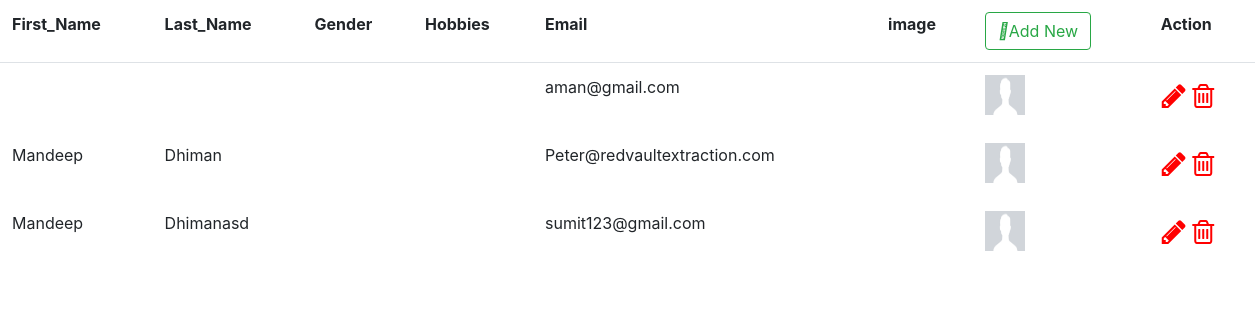
The page /employee/list/ on the database as committed earlier.
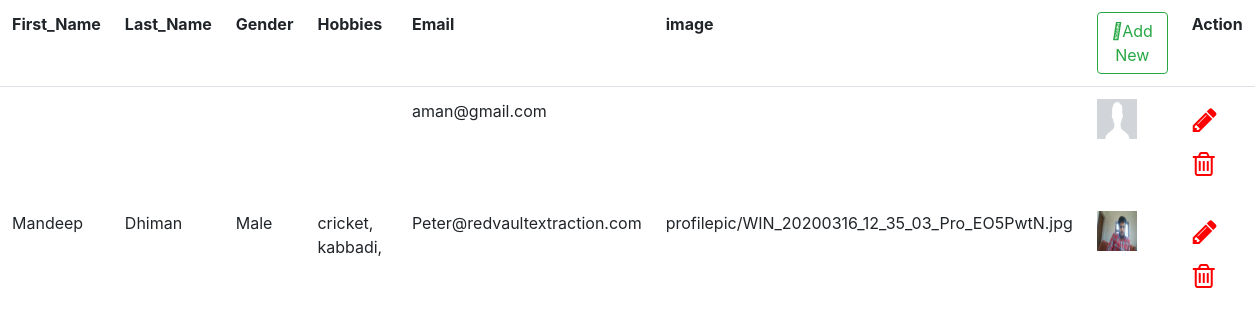
The same page on the database as committed later.
### employee_register/models.py (models this page shows, shortened)
class User(AbstractBaseUser,PermissionsMixin):
    first_name = models.CharField(_('first_name'),max_length=255)
    last_name = models.CharField(_('last_name'),max_length=255)
    email = models.EmailField(_('email'),unique=True)
    gender = models.CharField(max_length=25,default="",blank=True)
    Hobbies = MultiSelectField(max_length=100)
    img = models.ImageField(upload_to='profilepic/', null=True, blank=True)
    country = models.CharField(max_length=255,default="",blank=True)
    is_staff = models.BooleanField(default=False, help_text='Designates whether the user can log into this admin site.')
    is_active = models.BooleanField(default=True,
                                    help_text='Designates whether this user should be treated as active.\
                                                 Unselect this instead of deleting accounts.')
    date_joined = models.DateTimeField(_('date joined'), default=timezone.now)
    USERNAME_FIELD = 'email'
    objects = CustomUserManager()

### employee_register/views.py (the view)
# urls.py: path('list/',employee_list , name='employee_list'),
def employee_list(request):
    context = {'employee_list':User.objects.all()}
    return render(request,"employee_list.html",context)

### employee_register/templates/employee_list.html (shortened to what this page needs)
{% load static %}
<!DOCTYPE html>
<html lang="en">
<head>
    <link rel="stylesheet" href="https://cdn.jsdelivr.net/npm/bootstrap@4.5.3/dist/css/bootstrap.min.css">
    <link rel="stylesheet" href="https://cdnjs.cloudflare.com/ajax/libs/font-awesome/4.7.0/css/font-awesome.min.css">
</head>
<body>
<table class="table table-borderless">
    <thead class="border-bottom font-weight-bold">
        <tr>
            <td>First_Name</td>
            <td>Last_Name</td>
            <td>Gender</td>
            <td>Hobbies</td>
            <td>Email</td>
            <td>image</td>
            <td>
                <a href="{% url 'employee_insert' %}" class="btn btn-outline-success">
                    <i class="fas fa-plus"></i>Add New
                </a>
            </td>
            <td>Action</td>
        </tr>
    </thead>
    <tbody>
        {% for employee in employee_list %}
            <tr>
                <td>{{employee.first_name}}</td>
                <td>{{employee.last_name}}</td>
                <td>{% if employee.gender == '1' %} Male {% elif employee.gender == '0' %} Female {% endif %}  </td>
                <td>{% for hobby in employee.Hobbies%}{% if hobby == '1'%} cricket,{% elif hobby == '2'%} kabbadi,{% elif hobby == '3'%} Football, {% elif hobby == '4'%} Hockey {% endif %}  {% endfor %}</td>
                <td>{{employee.email}}</td>
                <td>{{employee.img}}</td>
                <td><img  {% if employee.img != '' %} src ="{{ employee.img.url}}"  {% else %} src = "{% static 'img/download.png' %}" {% endif %} width = "40px" height="40px">
                <td>
                    <a href="{% url 'employee_update' employee.id %}" class="btn text-secondary px-0">
                        <i class="fa fa-pencil" style="font-size:28px;color:red"></i>
                    </a>
                   <a href="{% url 'employee_delete' employee.id %}" class="btn text-secondary px-0">
                        <i class="fa fa-trash-o danger " style="font-size:28px;color:red"></i>
                   </a>
                </td>
            </tr>
        {% endfor %}
    </tbody>
</table>
</body>
</html>

Rows that differ between the two databases and show on the page:
removed User: first_name "Mandeep", last_name "Dhiman", email "Peter@redvaultextraction.com"
removed User: first_name "Mandeep", last_name "Dhimanasd", email "sumit123@gmail.com"
added User: first_name "Mandeep", last_name "Dhiman", gender "Male", email "Peter@redvaultextraction.com", img "profilepic/WIN_20200316_12_35_03_Pro_EO5PwtN.jpg", img (picture)
